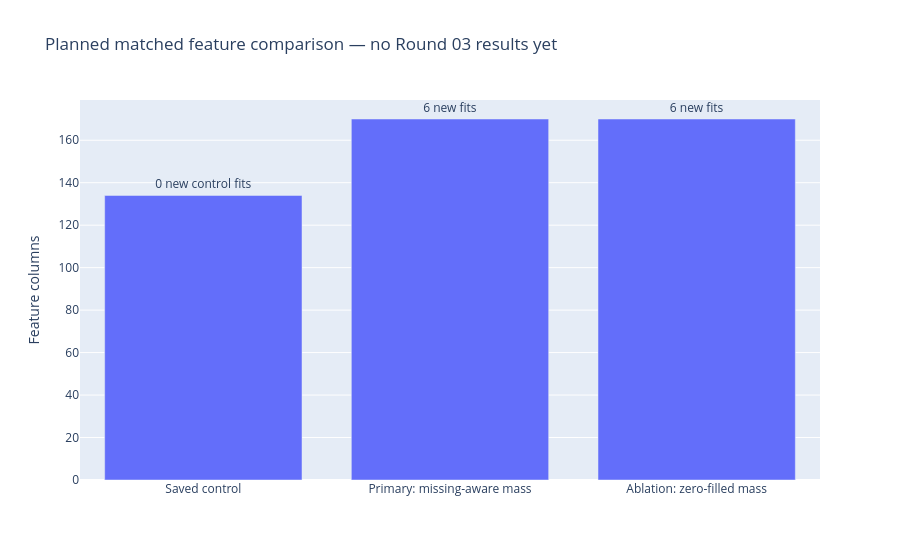

The notebook cell this image was saved under:
### Markdown cell above
## 3. One primary comparison, one ablation
Reuse saved control features, candidate identities, and control models. Exclude the failed 24 timing features. All thresholds and model settings are recorded before the new run.

### Code cell
fig = go.Figure(go.Bar(x=["Saved control", "Primary: missing-aware mass", "Ablation: zero-filled mass"],
                          y=[134,170,170], text=["0 new control fits", "6 new fits", "6 new fits"], textposition="outside"))
fig.update_layout(title="Planned matched feature comparison — no Round 03 results yet", yaxis_title="Feature columns")
show(fig)
print("Proposed formulas:", protocol["added_features"])
print("Maximum new experiment models:", protocol["maximum_new_models"])
print("Selection/evaluation/test access:", False)
print("DESIGN_COMPLETE — proceed only through 01_run_recent_mass.ipynb")

### Figure 1 — Plotly figure (JSON) as saved in the notebook; plotly's stock layout.template omitted (floating-point values rounded to 4 significant figures)
{"data": [{"text": ["0 new control fits", "6 new fits", "6 new fits"], "textposition": "outside", "type": "bar", "x": ["Saved control", "Primary: missing-aware mass", "Ablation: zero-filled mass"], "y": [134, 170, 170]}], "layout": {"title": {"text": "Planned matched feature comparison — no Round 03 results yet"}, "yaxis": {"title": {"text": "Feature columns"}}}}
